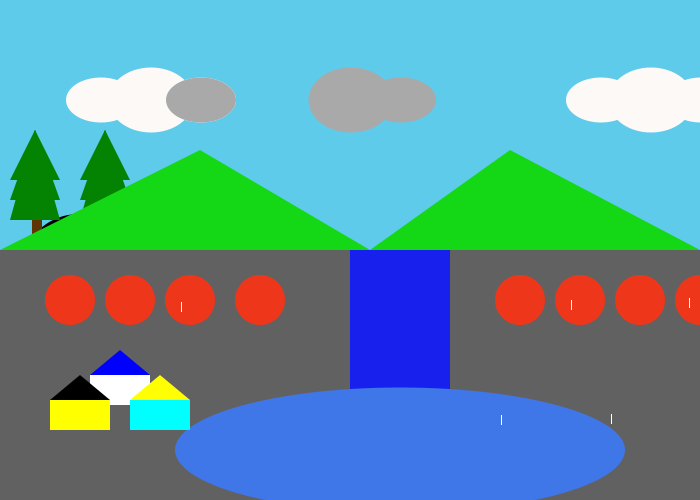
Frame 1 (no input)
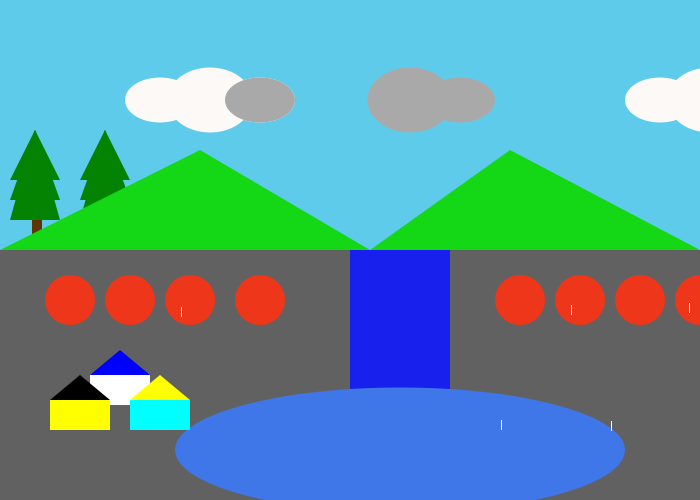
Frame 60 (the mouse pressed at the canvas centre just before this capture)
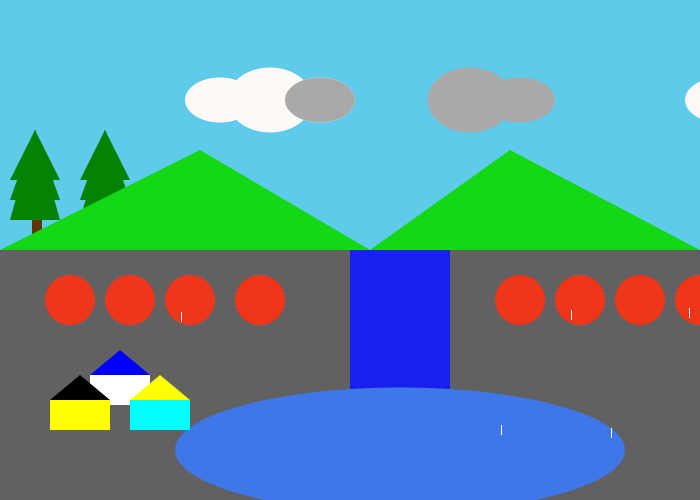
Frame 120 (the mouse held since frame 60 and released just before this capture)

The Processing sketch that drew these frames (run headless with seeded random() and noise(); from frame 60 on, the mouse is pressed at the canvas centre):

// Processing sketch: air_terjun
// ── air_terjun.pde
float a ;
float x,y,z;

void setup(){
  
  size(700,500);

}
void awan(float x,float y){
   a =a+1;
   if (a>300){
   a=-300;
}
noStroke();
fill(#FCF9F7);
ellipse(100+a,100,70,45);
ellipse(150+a,100,85,65);
ellipse(200+a,100,70,45);

fill(#A9A9A9);
ellipse(400+a,100,70,45);
ellipse(350+a,100,85,65);
ellipse(200+a,100,70,45);

fill(#FCF9F7);
ellipse(600+a,100,70,45);
ellipse(650+a,100,85,65);
ellipse(700+a,100,70,45);
}

void matahari(){
   int d;
  d=second();
  smooth(30);
  strokeWeight(15);
    fill(255,255,0);
  ellipse(78, 100+3*d, 100, 100);
}  

void pohon(){
  noStroke();
  fill(#5F3603);
  rect(32,170,10,80);
  fill(#038301);
  triangle(10,180,60,180,35,130);
  triangle(10,200,60,200,35,130);
  triangle(10,220,60,220,35,130);
  
  fill(#5F3603);
  rect(100,170,10,80);
  fill(#038301);
  triangle(130,180,80,180,105,130);
  triangle(130,200,80,200,105,130);
  triangle(130,220,80,220,105,130);
}
void tebing(){
  fill(#626161);
  rect(0,250,700,300);
  fill(#ED361A);
  ellipse(70,300,50,50);
  ellipse(130,300,50,50);
  ellipse(190,300,50,50);
  ellipse(260,300,50,50);
  ellipse(520,300,50,50);
  ellipse(580,300,50,50);
  ellipse(640,300,50,50);
  ellipse(700,300,50,50);
}

void gunung(){  
fill(#14D815);    
triangle(0,250,370,250,200,150); 
triangle(370,250,700,250,510,150);
}

void rumah(){
fill(0,0,255);
triangle(120,350,90,375,150,375);
fill(#FFFFFF);
rect(90,375,60,30);
fill(255,255,255);
arc(120,405,30,50,(180*PI)/180,(0*PI)/180);

fill(0);
triangle(80,375,50,400,110,400);
fill(255,255,0);
rect(50,400,60,30);
fill(255,0,255);
arc(80,430,30,50,(180*PI)/180,(0*PI)/180);

fill(255, 255, 0);
triangle(160,375,130,400,190,400);
fill(0,255,255);
rect(130,400,60,30);
fill(0,0,255);
arc(160,430,30,50,(180*PI)/180,(0*PI)/180);
}

void kolam(){
  fill(#3F76E8);
  ellipse(400, 450, 450, 125);
}

void airterjun(){
  fill(#1820ED);
  rect(350, 250, 100, 255);
}

void hujan(){
   int z;
  z=second();
fill(255);
rect(400,5+20*z,1,10);
rect(100,10+21*z,1,10);
rect(110,15+22*z,1,10);
rect(130,17+20*z,1,10);
rect(10,10+25*z,1,10);

rect(15,12+22*z,1,10);
rect(20,25+20*z,1,10);
rect(13,80+22*z,1,10);
rect(197,74+22*z,1,10);
rect(118,15+22*z,1,10);

rect(753,85+32*z,1,10);
rect(649,25+22*z,1,10);
rect(795,75+32*z,1,10);
rect(578,35+22*z,1,10);
rect(596,15+22*z,1,10);
rect(571,15+5*z,1,10);
rect(611,15+7*z,1,10);
rect(711,17+5*z,1,10);

rect(755,15+5*z,1,10);
rect(698,11+50*z,1,10);
rect(689,13+5*z,1,10);
rect(700,15+5*z,1,10);
rect(150,25+10*z,1,10);
rect(170,35+25*z,1,10);
rect(181,17+5*z,1,10);

rect(456,105+57*z,1,10);
rect(501,130+5*z,1,10);
rect(510,165+12*z,1,10);
rect(530,172+41*z,1,10);
rect(566,190+56*z,1,10);
}

void draw(){
  background(#5FCBEA);
  matahari();
  awan(a,1);
  tebing();
  pohon();
  airterjun();
  kolam();
  gunung();
  rumah();
  hujan();
}
